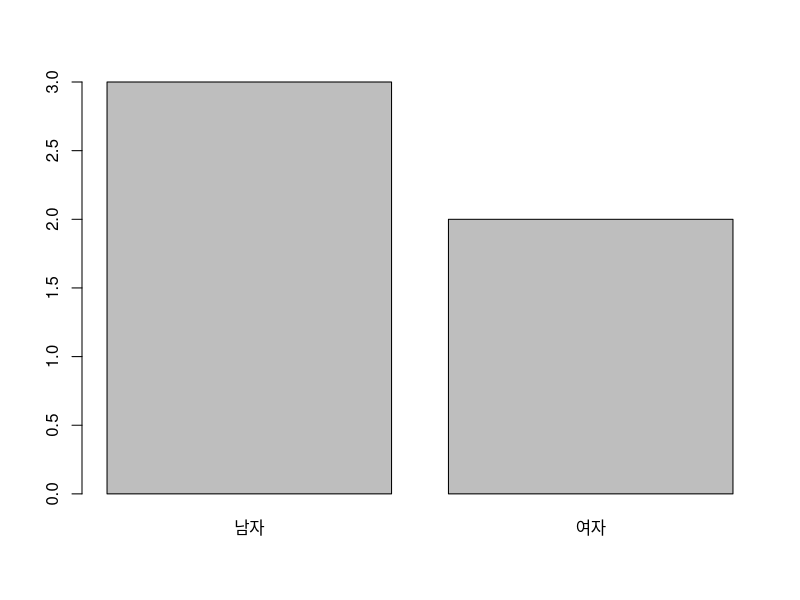
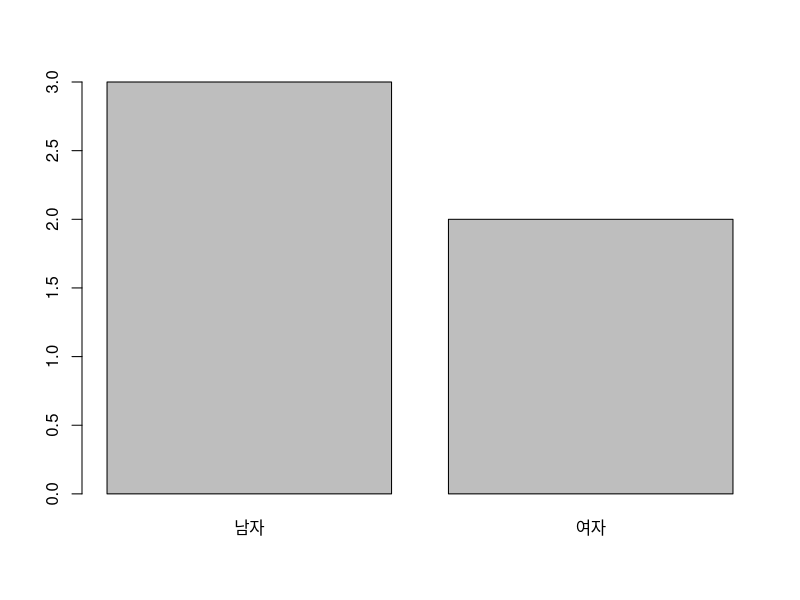
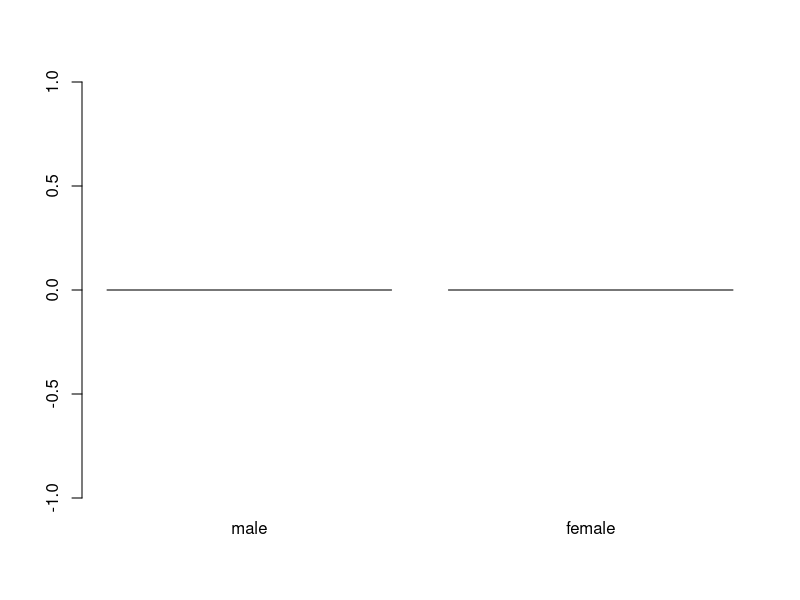

The R source for these figures, in order: (Note: this script raises an error after producing the figures.)


S <- 3.8
is.numeric(S)
as.character(S)

mode(S)
class(S)


df <- data.frame(name=c('김철수', '박영희'), jumsu=c(10, 20))
mode(df)
class(df)


sum(c(100, 200, NA))
sum(c(100, 200, NA), na.rm=T)
sum(c(100, 200, NULL))


human <- c('남자', '여자', '여자', '남자', '남자')
factor(human)
levels(factor(human))

# plot은 숫자 자료형만 그래프로 그릴 수 있음.
mode(human)
class(human)
length(human)

human2 <- as.factor(human)
mode(human2)
class(human2)
plot(human2)


nhuman <- as.factor(human)
levels(nhuman)
labels(nhuman)
table(nhuman)
plot(nhuman)

ohuman <- factor(human, levels=c('male', 'female'), ordered=T)
plot(ohuman)


## example : factor + plot
data <- c('강호동', '강호동', '강호동', '강호동', '유재석', '유재석', '유재석', '이수근', '이수근', '심형래')
data2 <- as.factor(data, ordered=F)
plot(data2)

